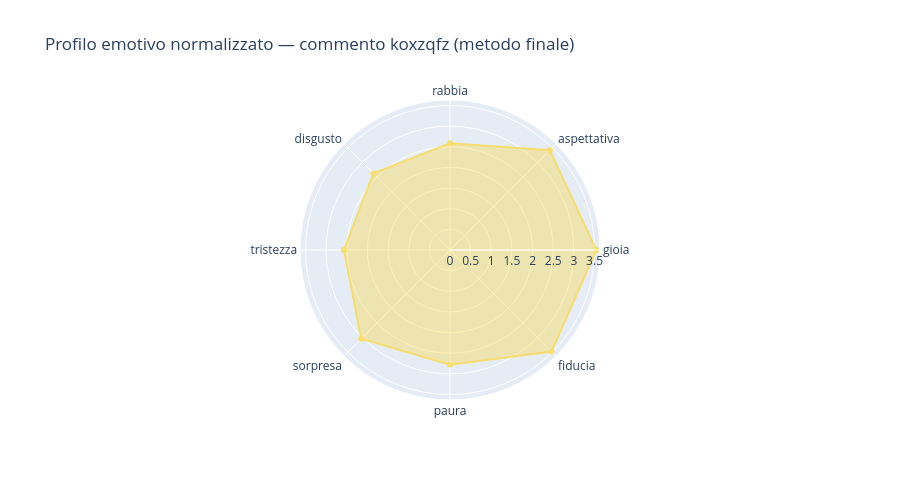

Notebook cell for this chart:
### Code cell
plot_radar_single(
        sc_norm, dom_norm,
        title=f'Profilo emotivo normalizzato — commento {CID} (metodo finale)',
        height=480,
    ).show()

### Figure 1 — Plotly figure (JSON) as saved in the notebook; plotly's stock layout.template omitted (floating-point values rounded to 4 significant figures)
{"data": [{"fill": "toself", "line": {"color": "#FDD835"}, "name": "gioia", "opacity": 0.7, "r": [3.542, 3.418, 2.584, 2.624, 2.567, 3.042, 2.778, 3.476, 3.542], "theta": ["gioia", "aspettativa", "rabbia", "disgusto", "tristezza", "sorpresa", "paura", "fiducia", "gioia"], "type": "scatterpolar"}], "layout": {"polar": {"radialaxis": {"visible": true}}, "title": {"text": "Profilo emotivo normalizzato — commento koxzqfz (metodo finale)"}, "height": 480}}
